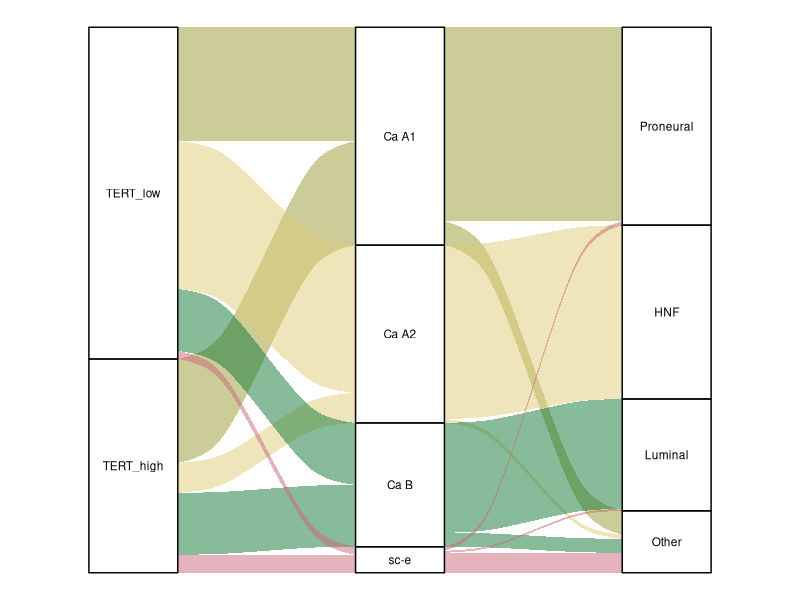

Write the R code that produced this figure.
## ---- chunk 1
knitr::opts_chunk$set(echo = TRUE, warning = FALSE, message = FALSE)
## ---- chunk 2
library(openxlsx)
library(ggplot2)
library(ggalluvial)
library(dplyr)
## ---- chunk 3
reg_class <- read.xlsx("Supplementary_Table_S31.xlsx", startRow = 3)
reg_class <- reg_class[,c(1:9)]

tert_class <- read.xlsx("Supplementary_Table_S36.xlsx", startRow = 3)
tert_class <- tert_class[,c(1:11)]

class_data <- merge(reg_class, tert_class, by.x = "Sample.ID", by.y = "sample_id", all.x = TRUE)
## ---- chunk 4
alluvial_data <- class_data %>% group_by(`TERT.expression.category.(internal)`, Molecular.group, Regulatory.subtype) %>% summarize(Freq=n())
is_alluvia_form(as.data.frame(alluvial_data), axes = 1:3, silent = TRUE)

colnames(alluvial_data) <- c("TERT_class", "molecular_group", "regulatory_class", "frequency")

alluvial_data$TERT_class <- ifelse(alluvial_data$TERT_class=="low", "TERT_low", "TERT_high")
alluvial_data$TERT_class <- factor(alluvial_data$TERT_class, levels=c("TERT_low","TERT_high"))
alluvial_data$regulatory_class <- factor(alluvial_data$regulatory_class, levels=c("Proneural", "HNF", "Luminal", "Other"))
alluvial_data$molecular_group <- ifelse(alluvial_data$molecular_group=="sc-enriched","sc-e",alluvial_data$molecular_group)

ggplot(as.data.frame(alluvial_data),
       aes(axis1 = TERT_class, axis2 = molecular_group, axis3 = regulatory_class,
           y = frequency,
           fill = molecular_group)) +
  scale_x_discrete(expand = c(.1, .1)) +
  geom_flow() +
  geom_stratum(alpha = .5, fill="white") +
  geom_text(stat = "stratum", size = 3, aes(label = after_stat(stratum))) +
  theme(legend.position = "none") + theme_void() + guides(fill="none") + scale_fill_manual(values=c("Ca A1"="#999933", "Ca A2"="#DDCC77", "Ca B"="#117733", "sc-e"="#CC6677"))
